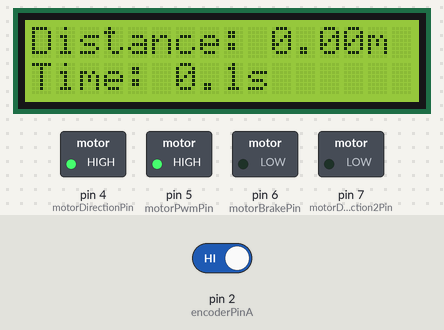
A sketch run on a simulated Arduino Uno, built with avr-gcc and run on an emulated ATmega328P. Shown: 16×2 character LCD, switched loads named in the sketch (green lamp = pin HIGH). The inputs (shaded band) are chosen by the test bench; at power-on: pin 2 (encoderPinA) HIGH.

Above: at 0.18 s.
At 5.08 s:
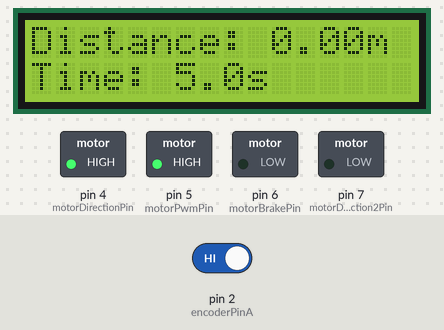
At 10.09 s:
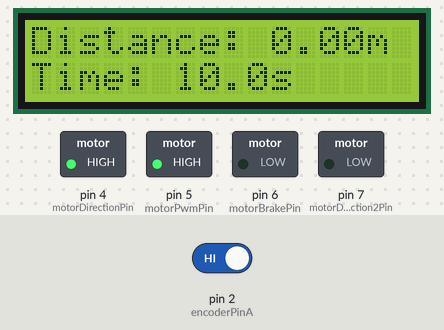
At 19.99 s:
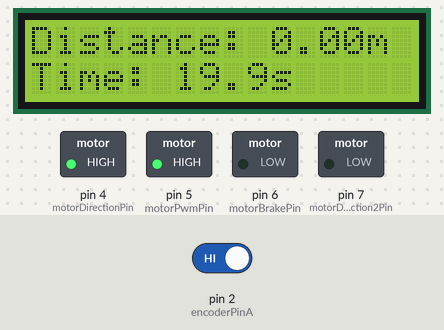
At 29.9 s:
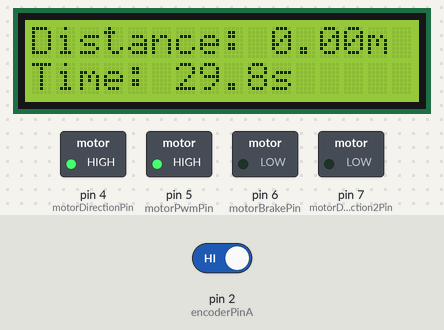
At 39.89 s:
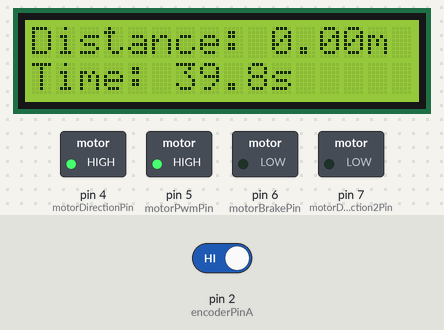

The sketch:

EV_Final_Code.ino
```cpp
#include <Arduino.h>
#include <Wire.h>
#include <hd44780.h>
#include <hd44780ioClass/hd44780_I2Clcd.h>

hd44780_I2Clcd lcd;

const int LCD_COLS = 16;
const int LCD_ROWS = 2;

const int encoderPinA = 2;  // Encoder A pin
const int encoderPinB = 3;  // Encoder B pin
const int motorDirectionPin = 4;  // Motor direction pin
const int motorPwmPin = 5;  // Motor PWM pin
const int motorDirection2Pin = 7; // Motor direction opposite
const int motorBrakePin = 6; // Motor Brake pin

volatile long encoderPulses = 0;  // Track the number of encoder pulses
const long targetPulses = 9450;  // Target Pulses
const int pulsesPerRevolution = 540;  // Pulses per revolution
const float wheelDiameter = 5.08;  // Wheel diameter in cm
const float wheelCircumference = wheelDiameter * 3.14159;
const float distancePerPulse = wheelCircumference / pulsesPerRevolution;

bool motorRunning = true;
float totalDistance = 0.0;
unsigned long startTime = 0;

void setup() {
  Serial.begin(9600);

  int status = lcd.begin(LCD_COLS, LCD_ROWS);
  if (status) {
    hd44780::fatalError(status);
  }

  pinMode(encoderPinA, INPUT_PULLUP);
  pinMode(encoderPinB, INPUT_PULLUP);
  pinMode(motorDirectionPin, OUTPUT);
  pinMode(motorPwmPin, OUTPUT);
  pinMode(motorBrakePin, OUTPUT);
  pinMode(motorDirection2Pin, OUTPUT);

  attachInterrupt(digitalPinToInterrupt(encoderPinA), encoderISR, CHANGE);

  digitalWrite(motorDirectionPin, HIGH);
  analogWrite(motorPwmPin, 255);

  startTime = millis();
}

void encoderISR() {
  if (digitalRead(encoderPinA) == digitalRead(encoderPinB)) {
    encoderPulses++;
  } else {
    encoderPulses--;
  }
}

void loop() {
  if (motorRunning) {
    float distanceTraveled = abs(encoderPulses) * distancePerPulse / 100.0 * 2.5362318841;
    unsigned long currentTime = millis();
    float secondsElapsed = (currentTime - startTime) / 1000.0;

    lcd.setCursor(0, 0);
    lcd.print("Distance: ");
    lcd.print(distanceTraveled, 2);
    lcd.print("m");
    lcd.setCursor(0, 1);
    lcd.print("Time: ");
    lcd.print(secondsElapsed, 1);
    lcd.print("s");

    float pulseProgress = float(abs(encoderPulses)) / targetPulses;

    if (pulseProgress >= 1.0) {
      digitalWrite(motorDirectionPin, LOW);
      analogWrite(motorPwmPin, 0);

      Serial.println("Target Reached");

      lcd.clear();
      lcd.setCursor(0, 0);
      lcd.print("Reversing...");


      encoderPulses = 0;
      digitalWrite(motorDirection2Pin, HIGH);
      analogWrite(motorPwmPin, 255);

      delay(200);


      while (abs(encoderPulses) < 80) {

      }


      analogWrite(motorPwmPin, 0);
      digitalWrite(motorDirection2Pin, LOW);

      motorRunning = false;
      totalDistance = distanceTraveled;

      lcd.clear();
      lcd.setCursor(0, 0);
      lcd.print(" Target Reached ");
      lcd.setCursor(0, 1);
      lcd.print(totalDistance, 2);
      lcd.print("m in ");
      lcd.print(secondsElapsed, 1);
      lcd.print("s");
    } else if (pulseProgress >= 9.0 / 10.0) {
      analogWrite(motorPwmPin, 150);
    } else if (pulseProgress >= 9.3 / 10.0) {
      analogWrite(motorPwmPin, 125);
    } else if (pulseProgress >= 9.5 / 10.0) {
      analogWrite(motorPwmPin, 100);
    } else if (pulseProgress >= 9.7 / 10.0) {
      analogWrite(motorPwmPin, 50);
    } else if (pulseProgress >= 9.9 / 10.0) {
      analogWrite(motorPwmPin, 25);
    }
  }
}
```
